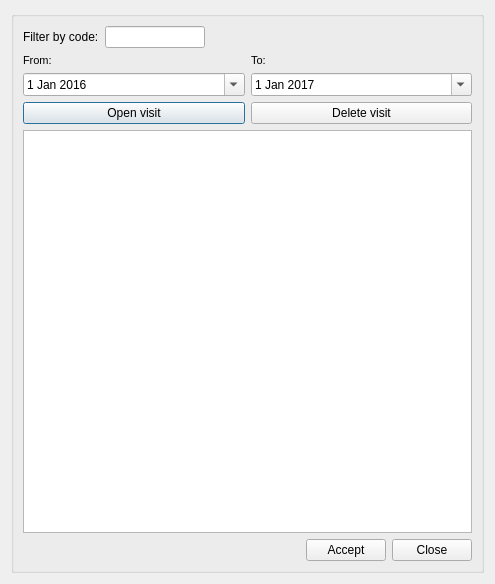
<?xml version="1.0" encoding="UTF-8"?>
<ui version="4.0">
 <class>dlg_visit_manager</class>
 <widget class="QDialog" name="dlg_visit_manager">
  <property name="geometry">
   <rect>
    <x>0</x>
    <y>0</y>
    <width>495</width>
    <height>584</height>
   </rect>
  </property>
  <property name="windowTitle">
   <string>Visit management</string>
  </property>
  <layout class="QVBoxLayout" name="verticalLayout_4">
   <item>
    <widget class="QGroupBox" name="groupBox">
     <property name="title">
      <string/>
     </property>
     <layout class="QVBoxLayout" name="verticalLayout_3">
      <item>
       <layout class="QHBoxLayout" name="horizontalLayout_3">
        <item>
         <widget class="QLabel" name="lbl_filter">
          <property name="text">
           <string>Filter by code:</string>
          </property>
         </widget>
        </item>
        <item>
         <widget class="QLineEdit" name="txt_filter">
          <property name="maximumSize">
           <size>
            <width>100</width>
            <height>16777215</height>
           </size>
          </property>
         </widget>
        </item>
        <item>
         <spacer name="horizontalSpacer">
          <property name="orientation">
           <enum>Qt::Horizontal</enum>
          </property>
          <property name="sizeHint" stdset="0">
           <size>
            <width>40</width>
            <height>20</height>
           </size>
          </property>
         </spacer>
        </item>
       </layout>
      </item>
      <item>
       <layout class="QHBoxLayout" name="horizontalLayout">
        <item>
         <layout class="QVBoxLayout" name="verticalLayout">
          <item>
           <widget class="QLabel" name="lbl_data_event_from">
            <property name="font">
             <font>
              <pointsize>8</pointsize>
             </font>
            </property>
            <property name="frameShape">
             <enum>QFrame::NoFrame</enum>
            </property>
            <property name="frameShadow">
             <enum>QFrame::Plain</enum>
            </property>
            <property name="text">
             <string>From:</string>
            </property>
            <property name="textFormat">
             <enum>Qt::AutoText</enum>
            </property>
            <property name="scaledContents">
             <bool>false</bool>
            </property>
            <property name="alignment">
             <set>Qt::AlignLeading|Qt::AlignLeft|Qt::AlignVCenter</set>
            </property>
            <property name="margin">
             <number>3</number>
            </property>
           </widget>
          </item>
          <item>
           <widget class="QDateEdit" name="date_event_from">
            <property name="calendarPopup">
             <bool>true</bool>
            </property>
            <property name="date">
             <date>
              <year>2016</year>
              <month>1</month>
              <day>1</day>
             </date>
            </property>
           </widget>
          </item>
         </layout>
        </item>
        <item>
         <layout class="QVBoxLayout" name="verticalLayout_2">
          <item>
           <widget class="QLabel" name="lbl_data_event_to">
            <property name="font">
             <font>
              <pointsize>8</pointsize>
             </font>
            </property>
            <property name="frameShape">
             <enum>QFrame::NoFrame</enum>
            </property>
            <property name="frameShadow">
             <enum>QFrame::Raised</enum>
            </property>
            <property name="text">
             <string>To:</string>
            </property>
            <property name="textFormat">
             <enum>Qt::AutoText</enum>
            </property>
            <property name="scaledContents">
             <bool>false</bool>
            </property>
            <property name="margin">
             <number>3</number>
            </property>
           </widget>
          </item>
          <item>
           <widget class="QDateEdit" name="date_event_to">
            <property name="calendarPopup">
             <bool>true</bool>
            </property>
            <property name="date">
             <date>
              <year>2017</year>
              <month>1</month>
              <day>1</day>
             </date>
            </property>
           </widget>
          </item>
         </layout>
        </item>
       </layout>
      </item>
      <item>
       <layout class="QHBoxLayout" name="horizontalLayout_2">
        <item>
         <widget class="QPushButton" name="btn_open">
          <property name="text">
           <string>Open visit</string>
          </property>
         </widget>
        </item>
        <item>
         <widget class="QPushButton" name="btn_delete">
          <property name="text">
           <string>Delete visit</string>
          </property>
         </widget>
        </item>
       </layout>
      </item>
      <item>
       <widget class="QTableView" name="tbl_visit">
        <property name="sortingEnabled">
         <bool>true</bool>
        </property>
       </widget>
      </item>
      <item>
       <layout class="QHBoxLayout" name="horizontalLayout_4">
        <item>
         <spacer name="horizontalSpacer_2">
          <property name="orientation">
           <enum>Qt::Horizontal</enum>
          </property>
          <property name="sizeHint" stdset="0">
           <size>
            <width>150</width>
            <height>20</height>
           </size>
          </property>
         </spacer>
        </item>
        <item>
         <widget class="QPushButton" name="btn_accept">
          <property name="text">
           <string>Accept</string>
          </property>
         </widget>
        </item>
        <item>
         <widget class="QPushButton" name="btn_close">
          <property name="text">
           <string>Close</string>
          </property>
         </widget>
        </item>
       </layout>
      </item>
     </layout>
    </widget>
   </item>
  </layout>
 </widget>
 <tabstops>
  <tabstop>txt_filter</tabstop>
  <tabstop>date_event_from</tabstop>
  <tabstop>date_event_to</tabstop>
  <tabstop>btn_open</tabstop>
  <tabstop>btn_delete</tabstop>
  <tabstop>tbl_visit</tabstop>
 </tabstops>
 <resources/>
 <connections/>
</ui>
